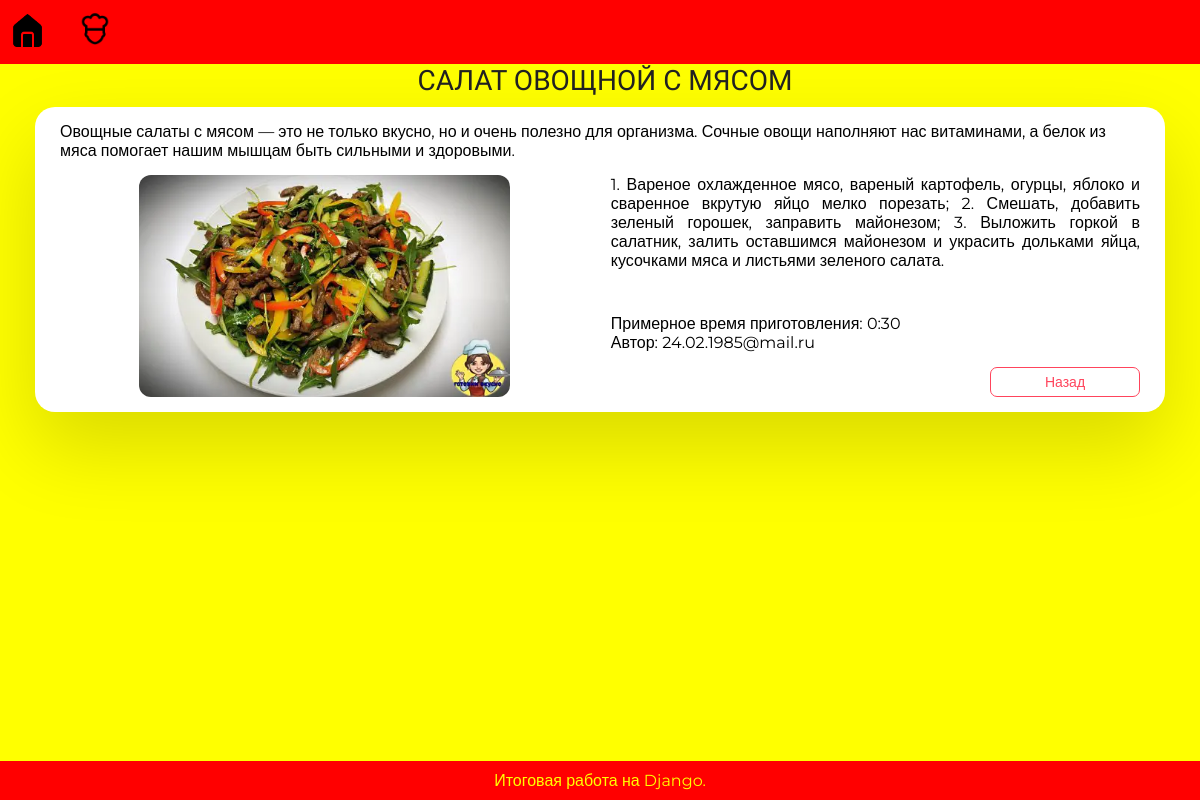
/recepe_detail/2, run on the app's committed database.
### receptsapp/models.py (models this page shows)
class Recepe(models.Model):
    title = models.CharField(max_length=100)
    description = models.TextField()
    cooking_steps = models.TextField()
    cooking_time = models.TimeField()
    image = models.ImageField(null=True, upload_to='recipes/', blank=True)
    entry_date = models.DateTimeField(auto_now_add=True)
    is_visible = models.BooleanField(default=True)
    author = models.ForeignKey('CustomUser', on_delete=models.SET_NULL, null=True)
    category = models.ForeignKey('Category', on_delete=models.SET_NULL, null=True, blank=True)

class CustomUser(AbstractUser):
    USERNAME_FIELD = 'email'
    REQUIRED_FIELDS = ["username"]
    email = models.EmailField(unique=True)
    class Meta:
        constraints = [
            CheckConstraint(check=Q(email=Lower("email")), name="user_email_lower"),
        ]

### receptsapp/views.py (the view)
    def wrapper(*args, **kwargs):
        res = f(*args, **kwargs)
        logger.info(f'Func "{f.__name__}" was called')
        return res

### receptsapp/views.py (called while the page is built)
def log_this(f):
    def wrapper(*args, **kwargs):
        res = f(*args, **kwargs)
        logger.info(f'Func "{f.__name__}" was called')
        return res
    return wrapper

@log_this
def recepe_detail(request, recepe_id):
    recepe = Recepe.objects.get(id=recepe_id)
    context = {
        'recepe': recepe
    }
    return render(request, 'receptsapp/recepe_detail.html', context)

### receptsapp/templates/receptsapp/recepe_detail.html (shortened to what this page needs)
{% extends 'base.html' %}
{% load static %}
{% block my_style %}
<link rel="stylesheet" href="{% static 'css/style.css' %}">
<link rel="stylesheet" href="{% static 'css/recepe_detail.css' %}">
{% endblock %}
{% block header %}
{{ recepe.title }}
{% endblock %}
{% block user %}
{% if not user.is_authenticated %}
<li>
    <a class="main_menu__link" href="/user/" data-title="Доступ на кухню"><img style="width: 40px;"
                                                                               src="{% static 'img/cooker_unknown.png' %}"></a>
</li>
{% endif %}
{% endblock %}
{% block content %}
<div class="recepe_common">
    <div class="recepe_description">{{ recepe.description }}</div>
    <div class="recepe_container">
        <div class="recepe_left">
            <div class="recepe_image">
                {% if recepe.image %}
                <img src="{{ recepe.image.url }}" alt="">
                {% else %}
                <img src="{% static 'img/default_recepe_img.jpg' %}" alt="">
                {% endif %}
            </div>
        </div>
        <div class="recepe_right">
            <div class="recepe_cooking">{{ recepe.cooking_steps }}</div>
            <div class="recepe_info">
                <p>Примерное время приготовления: {{ recepe.cooking_time }}</p>
                {% if recepe.author %}
                <div class="recepe_author">Автор: {{ recepe.author }}</div>
                {% endif %}
            </div>
            <div class="recepe_buttons">
                <a class="recepe_btn" href="/">Назад</a>
            </div>
        </div>
    </div>
</div>
{% endblock %}

### static/css/style.css (style rules this page uses)
* { padding: 0; margin: 0; box-sizing: border-box; }
body { min-height: 100vh; display: flex; flex-direction: column; font-family: 'Montserrat', sans-serif; background: yellow; }
a { text-decoration: none; }
.main_menu__link { position: relative; }

### static/css/recepe_detail.css (style rules this page uses)
.recepe_common { display: flex; flex-direction: column; justify-content: center; align-items: flex-start; padding: 15px 25px; gap: 15px; background: #FFF; border-radius: 20px; transition: 0.5s; box-shadow: 0 35px 80px rgba(0, 0, 0, 0.15); }
.recepe_container { display: flex; justify-content: space-between; }
.recepe_left, .recepe_right { width: 49%; }
.recepe_image { display: flex; justify-content: center; align-items: center; }
.recepe_image img { width: 70%; border-radius: 12px; overflow: hidden; }
.recepe_right, .recepe_info { display: flex; flex-direction: column; justify-content: space-between; }
.recepe_cooking { height: -webkit-fill-available; text-align: justify; }
.recepe_info { display: flex; justify-content: space-between; }
.recepe_buttons { margin-top: 15px; display: flex; flex-direction: column; gap: 10px; align-items: flex-end; }
.recepe_btn { cursor: pointer; width: 150px; text-align: center; font-family: 'Montserrat', sans-serif; font-size: 14px; color: #ff445c; border: 1px solid; border-radius: 7px; padding: 5px 10px; border-color: #ff445c; background: transparent; transition: all 0.5s }

### data on the page
Recepe: title "САЛАТ ОВОЩНОЙ С МЯСОМ", description "Овощные салаты с мясом — это не только вкусно, но и очень полезно для организма. Сочные овощи наполняют нас витаминами, а белок из мяса помогает нашим мышцам быть сильными и здоровыми.", image (picture), cooking_steps "1. Вареное охлажденное мясо, вареный картофель, огурцы, яблоко и сваренное вкрутую яйцо мелко порезать; 2. Смешать, добавить зеленый горошек, заправить майонезом; 3. Выложить горкой в салатник, залить оставшимся майонезом и украсить дольками яйца, кусочками мяса и листьями зеленого салата.", cooking_time "0:30", author "24.02.1985@mail.ru"
